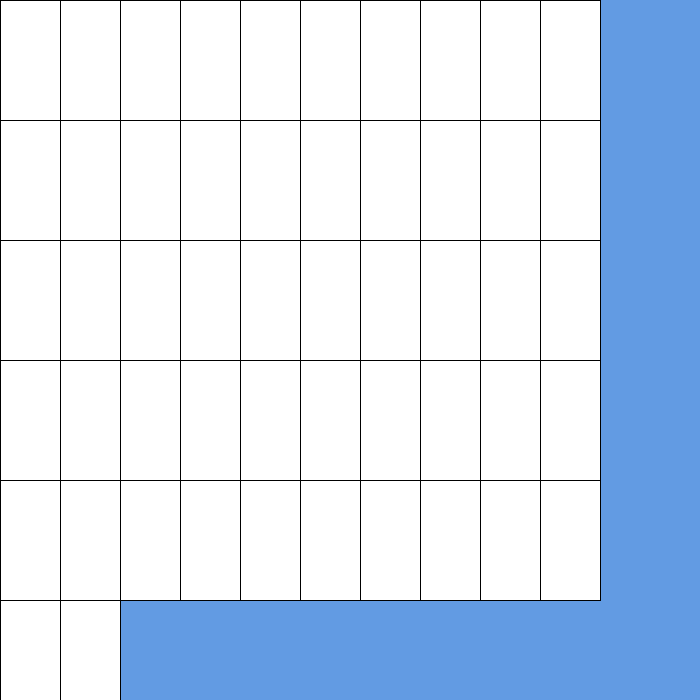
Frame 1 (no input)
Frame 60 (the mouse pressed at the canvas centre just before this capture): identical to frame 1, image omitted
Frame 120 (the mouse held since frame 60 and released just before this capture): identical to frame 1, image omitted

The Processing sketch that drew this single still picture (run headless with seeded random() and noise(); from frame 60 on, the mouse is pressed at the canvas centre):

// Processing sketch: week03_2_52_cards
// ── week03_2_52_cards.pde
void setup()
{
  size(700,700);
}
void draw(){
  background(#629BE3);
  for(int i=0;i<52;i++){
    int x=(i%10)*60;//除法10的餘數(個位數)
    int y=int(i/10)*120;//十位數
    rect(x,y,60,120);
  }
}
